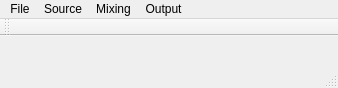
<?xml version="1.0" encoding="UTF-8"?>
<ui version="4.0">
 <class>MainWindow</class>
 <widget class="QMainWindow" name="MainWindow">
  <property name="geometry">
   <rect>
    <x>0</x>
    <y>0</y>
    <width>338</width>
    <height>88</height>
   </rect>
  </property>
  <property name="windowTitle">
   <string>Mixer by danman</string>
  </property>
  <widget class="QWidget" name="centralWidget"/>
  <widget class="QMenuBar" name="menuBar">
   <property name="geometry">
    <rect>
     <x>0</x>
     <y>0</y>
     <width>338</width>
     <height>25</height>
    </rect>
   </property>
   <widget class="QMenu" name="menuFile">
    <property name="title">
     <string>File</string>
    </property>
    <widget class="QMenu" name="menuSave_buffer">
     <property name="title">
      <string>Save buffer</string>
     </property>
    </widget>
    <addaction name="menuSave_buffer"/>
   </widget>
   <widget class="QMenu" name="menuSource">
    <property name="title">
     <string>Source</string>
    </property>
    <addaction name="actionCapture_device"/>
    <addaction name="actionHDMI"/>
    <addaction name="actionLoad_image"/>
    <addaction name="actionHTML_page"/>
   </widget>
   <widget class="QMenu" name="menuOutput">
    <property name="title">
     <string>Output</string>
    </property>
    <widget class="QMenu" name="menuPreview">
     <property name="title">
      <string>Preview</string>
     </property>
    </widget>
    <addaction name="menuPreview"/>
   </widget>
   <widget class="QMenu" name="menuMixing">
    <property name="title">
     <string>Mixing</string>
    </property>
    <addaction name="actionFader"/>
    <addaction name="actionOverlay"/>
   </widget>
   <addaction name="menuFile"/>
   <addaction name="menuSource"/>
   <addaction name="menuMixing"/>
   <addaction name="menuOutput"/>
  </widget>
  <widget class="QToolBar" name="mainToolBar">
   <attribute name="toolBarArea">
    <enum>TopToolBarArea</enum>
   </attribute>
   <attribute name="toolBarBreak">
    <bool>false</bool>
   </attribute>
  </widget>
  <widget class="QStatusBar" name="statusBar"/>
  <action name="actionCapture_device">
   <property name="text">
    <string>Capture device...</string>
   </property>
  </action>
  <action name="actionHDMI">
   <property name="text">
    <string>HDMI...</string>
   </property>
  </action>
  <action name="actionLoad_image">
   <property name="text">
    <string>Load image...</string>
   </property>
  </action>
  <action name="actionHTML_page">
   <property name="text">
    <string>HTML page...</string>
   </property>
  </action>
  <action name="actionFader">
   <property name="text">
    <string>Fader...</string>
   </property>
  </action>
  <action name="actionOverlay">
   <property name="text">
    <string>Overlay...</string>
   </property>
  </action>
 </widget>
 <layoutdefault spacing="6" margin="11"/>
 <resources/>
 <connections/>
</ui>
